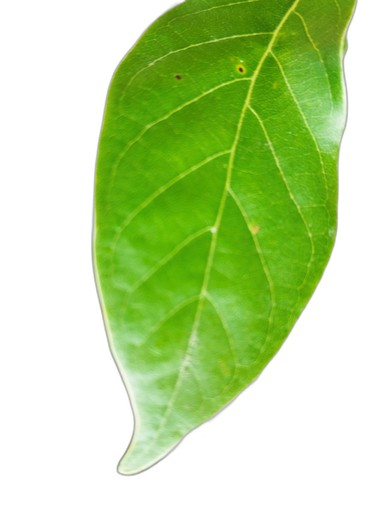
#> input picture dataset/train/Sehat/1761881222623_ori.jpg, 386 x 512 px; its folder holds only this picture in this run
$ python train_daun.py   (older library calls are emulated)
#> lines starting #> are read from the running program, lines starting #| are printed output that depends on the picture; after the words box and inside, x2 and y2 are one past the last pixel; in counts of white or black regions, pixels touching at a corner belong together
import numpy as np
import os
import cv2
from tqdm import tqdm
from skimage.feature import hog, graycomatrix, graycoprops
from sklearn.ensemble import RandomForestClassifier
from sklearn.preprocessing import StandardScaler
from sklearn.metrics import classification_report, confusion_matrix, accuracy_score, roc_curve, auc, precision_recall_curve
import matplotlib.pyplot as plt
import seaborn as sns
import joblib
import warnings
warnings.filterwarnings("ignore")

folder_latih = "./dataset/train"
folder_uji = "./dataset/test"
kategori = ["Sehat", "Tidak_Sehat"]
UKURAN = 128

def ekstrak_fitur(gambar_bgr):

    _, buffer = cv2.imencode('.jpg', gambar_bgr, [int(cv2.IMWRITE_JPEG_QUALITY), 90])
    gambar_bgr = cv2.imdecode(buffer, cv2.IMREAD_COLOR)

    gambar_ubah = cv2.resize(gambar_bgr, (UKURAN, UKURAN))
    gambar_gray = cv2.cvtColor(gambar_ubah, cv2.COLOR_BGR2GRAY)
    gambar_gray = cv2.GaussianBlur(gambar_gray, (3, 3), 0)
    hsv = cv2.cvtColor(gambar_ubah, cv2.COLOR_BGR2HSV)

    glcm = graycomatrix(
        gambar_gray,
        distances=[1],
        angles=[0, np.pi/4, np.pi/2],
        symmetric=True,
        normed=True
    )

    kontras = graycoprops(glcm, 'contrast').mean()
    homogenitas = graycoprops(glcm, 'homogeneity').mean()
    energi = graycoprops(glcm, 'energy').mean()
    korelasi = graycoprops(glcm, 'correlation').mean()

    masker_coklat = cv2.inRange(hsv, (15, 50, 50), (35, 255, 200))
    rasio_coklat = np.sum(masker_coklat > 0) / (UKURAN * UKURAN)

    _, mask_thr = cv2.threshold(gambar_gray, 70, 255, cv2.THRESH_BINARY_INV)
    kernel = cv2.getStructuringElement(cv2.MORPH_ELLIPSE, (5, 5))
    mask_thr = cv2.morphologyEx(mask_thr, cv2.MORPH_OPEN, kernel)
    kontur, _ = cv2.findContours(mask_thr, cv2.RETR_EXTERNAL, cv2.CHAIN_APPROX_SIMPLE)

    rasio_lubang = sum(cv2.contourArea(c) for c in kontur) / (UKURAN * UKURAN)
    jumlah_lubang = len(kontur)

    fitur_glcm = [kontras, homogenitas, energi, korelasi]
    fitur_tambahan = [rasio_coklat, rasio_lubang, jumlah_lubang]

    return np.hstack((fitur_glcm, fitur_tambahan))


# LOAD DATASET
def muat_dataset(folder_path):
    data, label = [], []
    for idx, nama_kategori in enumerate(kategori):
        path = os.path.join(folder_path, nama_kategori)
        print(f"Memuat {nama_kategori} ...")
        for file in tqdm(os.listdir(path)):
            img_path = os.path.join(path, file)
            img = cv2.imread(img_path)
            if img is None:
                continue
            fitur = ekstrak_fitur(img)
            data.append(fitur)
            label.append(idx)
    return np.array(data), np.array(label)

print("Memuat Data Training...")
fitur_latih, label_latih = muat_dataset(folder_latih)
#> in muat_dataset, img is the input picture: shape (512, 386, 3); mean B, G, R 155.3, 218.4, 188.6
#> in ekstrak_fitur, `gambar_ubah = cv2.resize(gambar_bgr, (UKURAN, UKURAN))`:
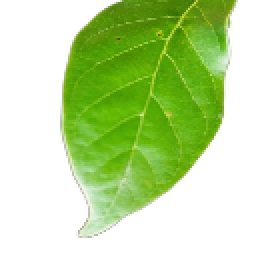
#> gambar_ubah: shape (128, 128, 3) (shown 2 times larger); mean B, G, R 155.3, 218.4, 188.5
#> in ekstrak_fitur, `gambar_gray = cv2.cvtColor(gambar_ubah, cv2.COLOR_BGR2GRAY)`:
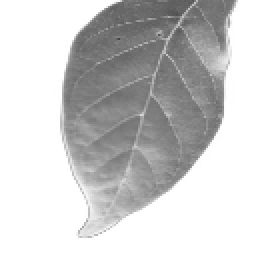
#> gambar_gray: shape (128, 128) (shown 2 times larger); min 66, max 255, mean 202.3
#> in ekstrak_fitur, `hsv = cv2.cvtColor(gambar_ubah, cv2.COLOR_BGR2HSV)`: hsv: shape (128, 128, 3); mean H, S, V 22.8, 94.5, 218.4
#> in ekstrak_fitur, `kontras = graycoprops(glcm, 'contrast').mean()`: kontras = 62.89
#> in ekstrak_fitur, `homogenitas = graycoprops(glcm, 'homogeneity').mean()`: homogenitas = 0.618
#> in ekstrak_fitur, `energi = graycoprops(glcm, 'energy').mean()`: energi = 0.49
#> in ekstrak_fitur, `korelasi = graycoprops(glcm, 'correlation').mean()`: korelasi = 0.991
#> in ekstrak_fitur, `masker_coklat = cv2.inRange(hsv, (15, 50, 50), (35, 255, 200))`:
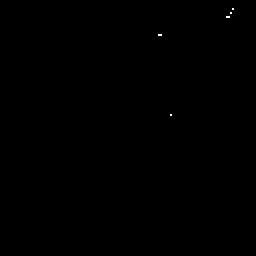
#> masker_coklat: shape (128, 128) (shown 2 times larger); 0.04% white in thin lines or dots, all inside (x1, y1, x2, y2) = (79, 4, 117, 58)
#> in ekstrak_fitur, `rasio_coklat = np.sum(masker_coklat > 0) / (UKURAN * UKURAN)`: rasio_coklat = 0.000427
#> in ekstrak_fitur, `_, mask_thr = cv2.threshold(gambar_gray, 70, 255, cv2.THRESH_BINARY_INV)`: mask_thr: shape (128, 128); every value is 0
#> in ekstrak_fitur, `kontur, _ = cv2.findContours(mask_thr, cv2.RETR_EXTERNAL, cv2.CHAIN_AP..`: kontur = []
#> in ekstrak_fitur, `rasio_lubang = sum(cv2.contourArea(c) for c in kontur) / (UKURAN * UKU..`: rasio_lubang = 0
#> in ekstrak_fitur, `fitur_glcm = [kontras, homogenitas, energi, korelasi]`: fitur_glcm = [62.89, 0.618, 0.49, 0.991]
#> in ekstrak_fitur, `fitur_tambahan = [rasio_coklat, rasio_lubang, jumlah_lubang]`: fitur_tambahan = [0.000427, 0, 0]
#> in muat_dataset, `fitur = ekstrak_fitur(img)`: fitur = [62.89, 0.618, 0.49, 0.991, 0.000427, 0, 0]
#> pass 2 of the loop in muat_dataset, `for idx, nama_kategori in enumerate(kategori):`:
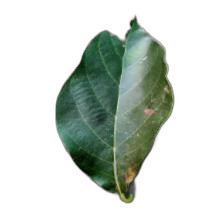
#> input picture dataset/train/Tidak_Sehat/IMG20230111154211_jpg.rf.22ff51b869a0922ab498ce7ebaea04af.jpg, 224 x 224 px
#> in muat_dataset, img is the input picture: shape (224, 224, 3); mean B, G, R 207.5, 214.2, 206.6
#> buffer = 6746 values, max 255 at index 0, min 0 at index 4, mean 130.1
#> gambar_bgr: shape (224, 224, 3)
#> hsv: shape (128, 128, 3); mean H, S, V 22.4, 25.8, 214.3
#> kontras = 129.1
#> homogenitas = 0.714
#> energi = 0.636
#> korelasi = 0.987
#> in ekstrak_fitur (call 2), `masker_coklat = cv2.inRange(hsv, (15, 50, 50), (35, 255, 200))`:
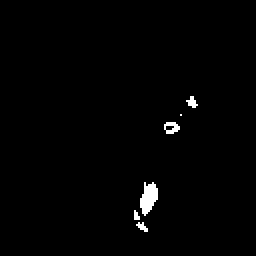
#> masker_coklat: shape (128, 128) (shown 2 times larger); 1.1% white; 6 white regions (3 under 20 px), largest, box (x1, y1, x2, y2) and area: (70, 91, 79, 108) 100, (82, 61, 90, 67) 31, (93, 48, 99, 54) 20
#> rasio_coklat = 0.0109
#> in ekstrak_fitur (call 2), `mask_thr = cv2.morphologyEx(mask_thr, cv2.MORPH_OPEN, kernel)`:
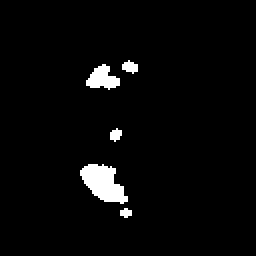
#> mask_thr: shape (128, 128) (shown 2 times larger); 3.1% white; 5 white regions
#> kontur = 5 contours, 1 with area under 20; largest, box (x1, y1, x2, y2) and area: (40, 82, 64, 102) 260, (43, 32, 60, 45) 110, (61, 30, 69, 37) 26, (55, 64, 61, 71) 20
#> rasio_lubang = 0.0262
#> jumlah_lubang = 5
#> fitur_glcm = [129.1, 0.714, 0.636, 0.987]
#> fitur_tambahan = [0.0109, 0.0262, 5]
#> fitur = [129.1, 0.714, 0.636, 0.987, 0.0109, 0.0262, 5]
#> label_latih = [0, 1]

print("Memuat Data Testing...")
fitur_uji, label_uji = muat_dataset(folder_uji)
#> pass 2 of the loop in muat_dataset, `for idx, nama_kategori in enumerate(kategori):`:
#> label_uji = [0, 1]

print(f"\nJumlah Data Train : {len(fitur_latih)} | Test : {len(fitur_uji)}")
#| Jumlah Data Train : 2 | Test : 2

# SCALING
skala = StandardScaler()
fitur_latih_scaled = skala.fit_transform(fitur_latih)
fitur_uji_scaled = skala.transform(fitur_uji)


print("\n" + "="*60)
print("               TRAINING MODEL RANDOM FOREST")
print("="*60)

model = RandomForestClassifier(
    n_estimators=300,
    max_depth=15,
    min_samples_split=10,
    min_samples_leaf=4,
    max_features='sqrt',
    random_state=42,
    bootstrap=False,
    n_jobs=-1
)

print("Training model...")
model.fit(fitur_latih_scaled, label_latih)

# PREDIKSI
pred_latih = model.predict(fitur_latih_scaled)
#> pred_latih = [0, 0]
pred_uji = model.predict(fitur_uji_scaled)
#> pred_uji = [0, 0]

akurasi_latih = accuracy_score(label_latih, pred_latih)
#> akurasi_latih = 0.5
akurasi_uji = accuracy_score(label_uji, pred_uji)
#> akurasi_uji = 0.5

print("\n" + "="*60)
print("               HASIL AKURASI MODEL RANDOM FOREST")
print("="*60)
print(f"AKURASI TRAINING  : {akurasi_latih*100:.2f}%")
#| AKURASI TRAINING  : 50.00%
print(f"AKURASI TESTING   : {akurasi_uji*100:.2f}%")
#| AKURASI TESTING   : 50.00%
print(f"SELISIH (Train-Test): {abs(akurasi_latih - akurasi_uji)*100:.2f}%")
#| SELISIH (Train-Test): 0.00%
print("="*60)

# Diagnosa Model
print("\nDIAGNOSA MODEL:")
selisih = akurasi_latih - akurasi_uji
#> selisih = 0

if akurasi_latih > 0.995 and selisih > 0.12:
    print("⚠️  OVERFITTING BERAT - Model terlalu menghafal data training")
elif selisih > 0.10:
    print("⚠️  OVERFITTING RINGAN - Perlu tuning parameter lebih lanjut")
elif abs(selisih) <= 0.05:
    print("✅ MODEL BAGUS & STABIL - Generalisasi sangat baik!")
elif akurasi_uji > akurasi_latih:
    print("⚠️  UNDERFITTING - Model terlalu sederhana")
else:
    print("✅ MODEL BAGUS - Performa seimbang")

# FEATURE IMPORTANCE
print("\n" + "="*60)
print("               FEATURE IMPORTANCE")
print("="*60)
feature_names = ['Kontras', 'Homogenitas', 'Energi', 'Korelasi',
                 'Rasio Coklat', 'Rasio Lubang', 'Jumlah Lubang']
importances = model.feature_importances_

for name, importance in zip(feature_names, importances):
    print(f"{name:20s}: {importance:.4f}")

# LAPORAN KLASIFIKASI
print("\n" + "—"*60)
print("LAPORAN KLASIFIKASI (TEST SET)")
print("—"*60)
print(classification_report(label_uji, pred_uji, target_names=kategori))
#|               precision    recall  f1-score   support
#|        Sehat       0.50      1.00      0.67         1
#|  Tidak_Sehat       0.00      0.00      0.00         1
#|     accuracy                           0.50         2
#|    macro avg       0.25      0.50      0.33         2
#| weighted avg       0.25      0.50      0.33         2

# CONFUSION MATRIX
cm = confusion_matrix(label_uji, pred_uji)
#> cm = [[1, 0], [1, 0]]
plt.figure(figsize=(8,6))
sns.heatmap(cm, annot=True, fmt='d', cmap='Blues',
            xticklabels=kategori, yticklabels=kategori,
            annot_kws={"size": 18})
plt.ylabel("Aktual", fontsize=12)
plt.xlabel("Prediksi", fontsize=12)
plt.title(f"Confusion Matrix\nAkurasi Test: {akurasi_uji*100:.2f}%",
          fontsize=13)
plt.tight_layout()
plt.show()
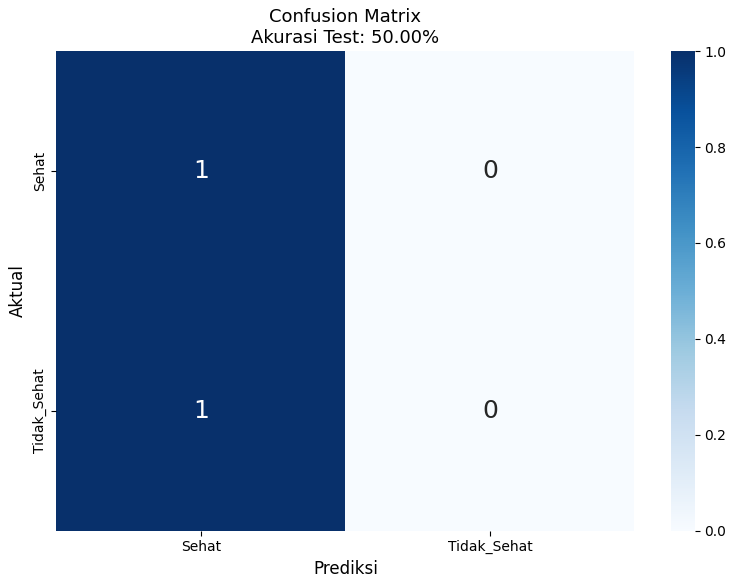
#> figure drawn by matplotlib, 2 panels

# FEATURE IMPORTANCE CHART
plt.figure(figsize=(10,6))
indices = np.argsort(importances)[::-1]
plt.bar(range(len(importances)), importances[indices])
plt.xticks(range(len(importances)), [feature_names[i] for i in indices], rotation=45, ha='right')
plt.xlabel("Fitur")
plt.ylabel("Importance")
plt.title("Feature Importance - Random Forest")
plt.tight_layout()
plt.show()
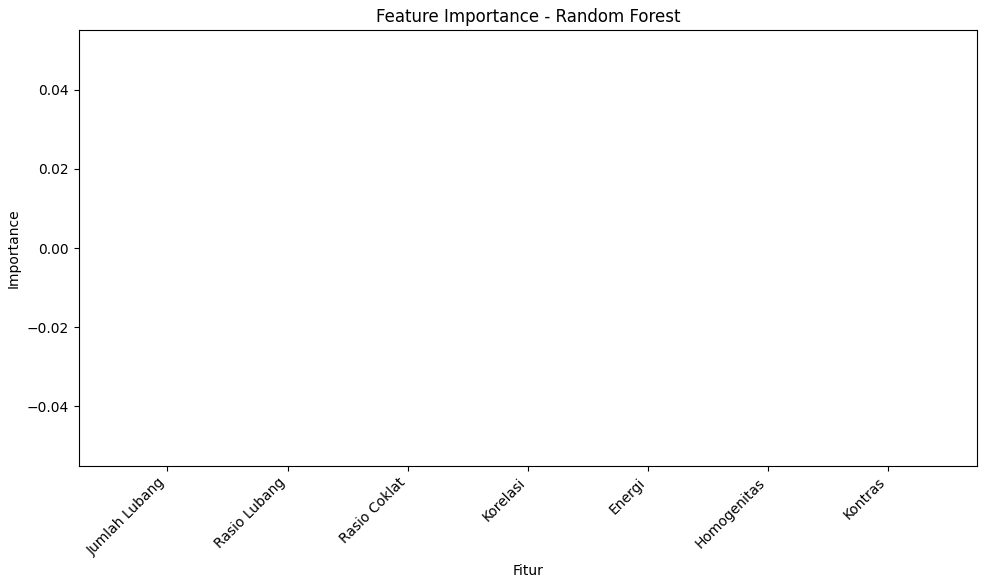
#> figure drawn by matplotlib, 1 panel

# ROC CURVE
pred_proba = model.predict_proba(fitur_uji_scaled)[:,1]
#> pred_proba = [0.5, 0.5]
fpr, tpr, _ = roc_curve(label_uji, pred_proba)
#> fpr = [0, 1]; tpr = [0, 1]
roc_auc = auc(fpr, tpr)
#> roc_auc = 0.5

plt.figure(figsize=(8,6))
plt.plot(fpr, tpr, linewidth=2, label=f"Random Forest (AUC = {roc_auc:.3f})")
plt.plot([0,1], [0,1], linestyle="--", color='gray', label='Random Classifier')
plt.xlabel("False Positive Rate", fontsize=11)
plt.ylabel("True Positive Rate", fontsize=11)
plt.title("ROC Curve", fontsize=13)
plt.legend(fontsize=10)
plt.grid(alpha=0.3)
plt.tight_layout()
plt.show()
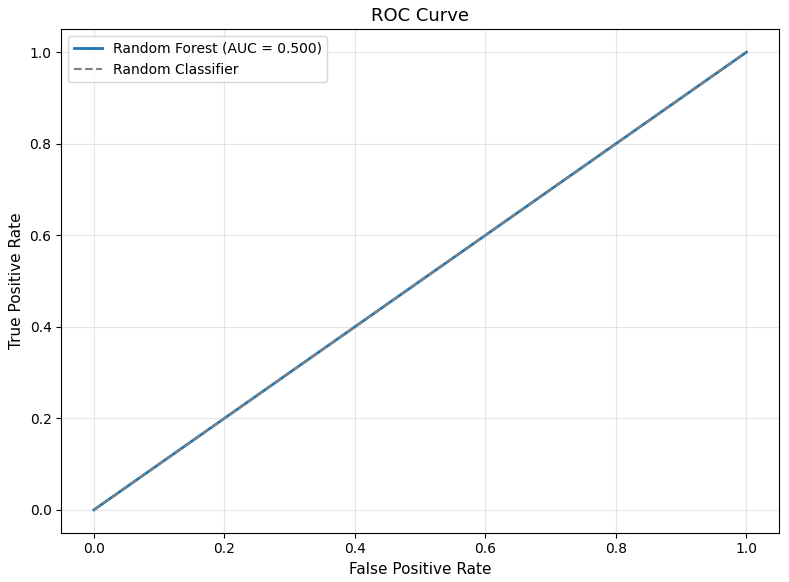
#> figure drawn by matplotlib, 1 panel

# PRECISION–RECALL CURVE
precision, recall, _ = precision_recall_curve(label_uji, pred_proba)
#> precision = [0.5, 1]; recall = [1, 0]
pr_auc = auc(recall, precision)
#> pr_auc = 0.75

plt.figure(figsize=(8,6))
plt.plot(recall, precision, linewidth=2, label=f'PR AUC = {pr_auc:.3f}')
plt.xlabel("Recall", fontsize=11)
plt.ylabel("Precision", fontsize=11)
plt.title("Precision–Recall Curve", fontsize=13)
plt.legend(fontsize=10)
plt.grid(alpha=0.3)
plt.tight_layout()
plt.show()
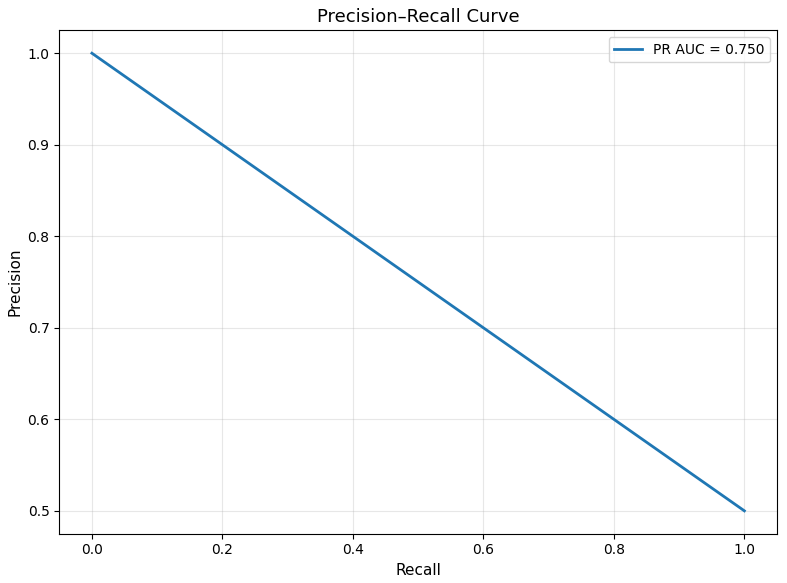
#> figure drawn by matplotlib, 1 panel

print("\n" + "="*60)
print("               RINGKASAN METRIK EVALUASI")
print("="*60)
print(f"Akurasi Training   : {akurasi_latih*100:.2f}%")
#| Akurasi Training   : 50.00%
print(f"Akurasi Testing    : {akurasi_uji*100:.2f}%")
#| Akurasi Testing    : 50.00%
print(f"SELISIH            : {abs(akurasi_latih - akurasi_uji)*100:.2f}%")
#| SELISIH            : 0.00%
print(f"AUC ROC            : {roc_auc:.3f}")
#| AUC ROC            : 0.500
print(f"AUC PR             : {pr_auc:.3f}")
#| AUC PR             : 0.750
print(f"Precision rata-rata: {precision.mean():.3f}")
#| Precision rata-rata: 0.750
print(f"Recall rata-rata   : {recall.mean():.3f}")
#| Recall rata-rata   : 0.500
print("="*60)

# SIMPAN MODEL
os.makedirs("./model", exist_ok=True)
joblib.dump(model, "./model/random_forest_daun_FINAL.pkl")
joblib.dump(skala, "./model/scaler_daun_FINAL.pkl")

print("\n✅ Model & scaler berhasil disimpan!")
print("   - random_forest_daun_FINAL.pkl")
print("   - scaler_daun_FINAL.pkl")
